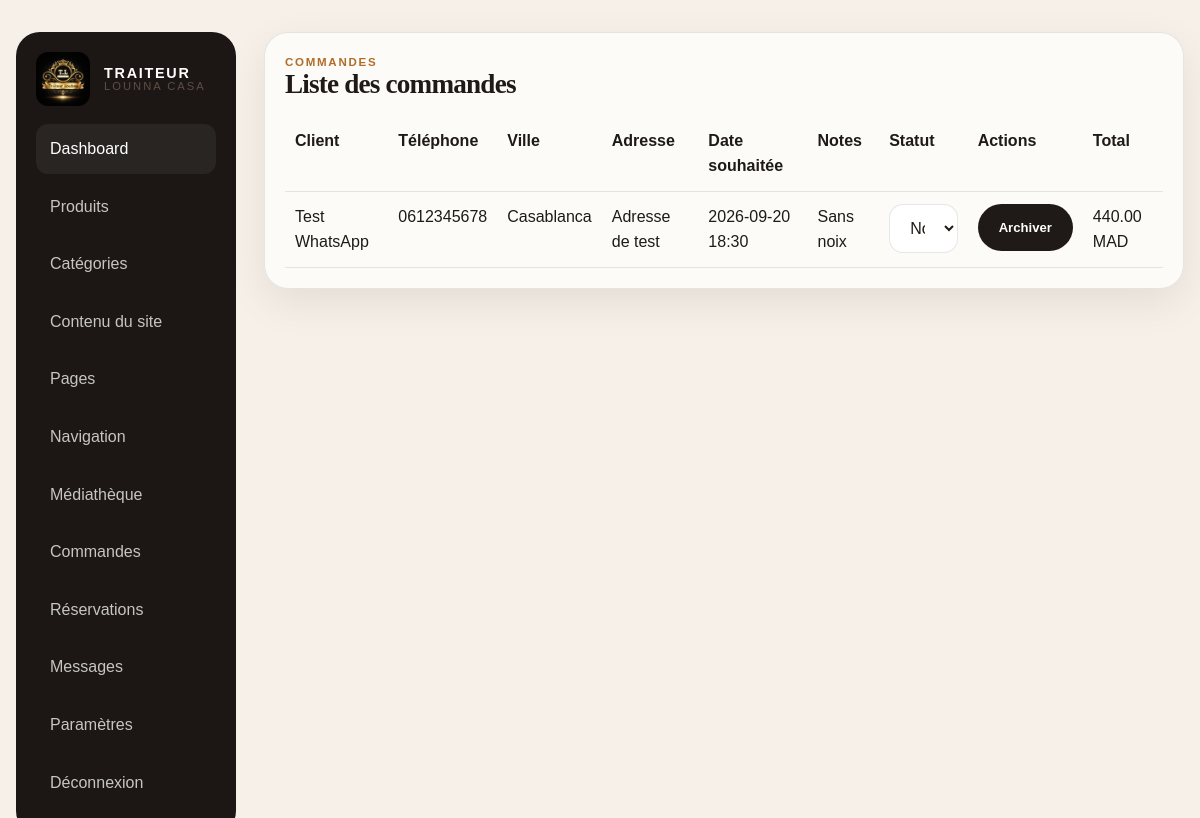
Page /admin/orders (signed in) on the committed database.
### tables this page shows
CREATE TABLE settings (
            id INTEGER PRIMARY KEY AUTOINCREMENT,
            key TEXT UNIQUE NOT NULL,
            value TEXT NOT NULL
        );

CREATE TABLE orders (
            id INTEGER PRIMARY KEY AUTOINCREMENT,
            customer_name TEXT NOT NULL,
            phone TEXT NOT NULL,
            email TEXT,
            address TEXT,
            items TEXT NOT NULL,
            total REAL NOT NULL,
            status TEXT DEFAULT 'new',
            created_at TEXT DEFAULT CURRENT_TIMESTAMP
        , city TEXT, preferred_datetime TEXT, notes TEXT);

### app.py (the view)
@app.route("/admin/orders")
def admin_orders():
    if not session.get("admin_logged_in"):
        return redirect(url_for("admin_login"))
    conn = get_db_connection()
    rows = conn.execute("SELECT * FROM orders ORDER BY id DESC").fetchall()
    conn.close()
    return render_template("admin/orders.html", orders=rows)

### app.py (called while the page is built)
def get_db_connection():
    conn = sqlite3.connect(app.config["DATABASE"])
    conn.row_factory = sqlite3.Row
    return conn

def is_admin_authenticated():
    return bool(session.get("admin_user_id"))

@app.before_request
def protect_admin_routes():
    if request.path.startswith("/admin") and request.endpoint not in {"admin_login", "admin_register"}:
        if not is_admin_authenticated():
            if request.path == "/admin/upload":
                return jsonify({"success": False, "message": "Unauthorized"}), 401
            return redirect(url_for("admin_login", next=request.path))

def normalize_lang(lang):
    return lang if lang in ("fr", "ar", "en") else "fr"

def get_translation(lang):
    lang = normalize_lang(lang)
    path = TRANSLATIONS_DIR / f"{lang}.json"
    try:
        with open(path, "r", encoding="utf-8") as file:
            return json.load(file)
    except FileNotFoundError:
        return {}

def get_settings_dict():
    conn = get_db_connection()
    rows = conn.execute("SELECT key, value FROM settings").fetchall()
    conn.close()
    settings = {row["key"]: row["value"] for row in rows}
    if settings.get("tiktok") == "https://www.tiktok.com/@traiteur_loubna_casa":
        settings["tiktok"] = "https://www.tiktok.com/@traiteur_loubna_casa/"
    return settings

def get_content_items(content_type=None, include_inactive=False):
    conn = get_db_connection()
    active_clause = "" if include_inactive else " AND active = 1"
    if content_type:
        rows = conn.execute(f"SELECT * FROM content_items WHERE content_type = ?{active_clause} ORDER BY sort_order, id", (content_type,)).fetchall()
    else:
        rows = conn.execute(f"SELECT * FROM content_items WHERE 1 = 1{active_clause} ORDER BY content_type, sort_order, id").fetchall()
    conn.close()
    return rows

def get_navigation_items():
    conn = get_db_connection()
    rows = conn.execute("SELECT * FROM navigation_items WHERE visible_nav = 1 ORDER BY sort_order, id").fetchall()
    conn.close()
    return rows

@app.context_processor
def inject_globals():
    lang = session.get("lang", "fr")
    translations = get_translation(lang)
    settings = get_settings_dict()
    return {
        "lang": lang,
        "translations": translations,
        "settings": settings,
        "cms_content": get_content_items(),
        "navigation_items": get_navigation_items(),
        "current_year": datetime.now().year,
    }

### templates/admin/orders.html (shortened to what this page needs)
{% extends 'admin/base.html' %}
{% block content %}
<div class="admin-card">
  <div class="eyebrow">Commandes</div>
  <h3>Liste des commandes</h3>
  {% if orders %}
  <div class="table-wrap">
    <table>
      <thead>
        <tr>
          <th>Client</th>
          <th>Téléphone</th>
          <th>Ville</th>
          <th>Adresse</th>
          <th>Date souhaitée</th>
          <th>Notes</th>
          <th>Statut</th>
          <th>Actions</th>
          <th>Total</th>
        </tr>
      </thead>
      <tbody>
        {% for order in orders %}
        <tr>
          <td>{{ order.customer_name }}</td>
          <td>{{ order.phone }}</td>
          <td>{{ order.city or '-' }}</td>
          <td>{{ order.address or '-' }}</td>
          <td>{{ order.preferred_datetime or '-' }}</td>
          <td>{{ order.notes or '-' }}</td>
          <td><form method="post" action="{{ url_for('admin_order_status', order_id=order.id) }}"><select name="status" onchange="this.form.submit()"><option value="new" {% if order.status == 'new' %}selected{% endif %}>Nouveau</option></select></form></td>
          <td><form method="post" action="{{ url_for('admin_order_delete', order_id=order.id) }}"><button class="button small dark" type="submit">Archiver</button></form></td>
          <td>{{ '%.2f'|format(order.total) }} MAD</td>
        </tr>
        {% endfor %}
      </tbody>
    </table>
  </div>
  {% else %}
  <div class="empty-state">Aucune commande pour le moment.</div>
  {% endif %}
</div>
{% endblock %}

### templates/admin/base.html (shortened to what this page needs)
<!DOCTYPE html>
<html lang="fr">
  <head>
    <link rel="stylesheet" href="{{ url_for('static', filename='style.css') }}" />
  </head>
  <body>
    <div class="container" style="padding: 32px 0;">
      <div class="admin-layout">
        <aside class="admin-sidebar">
          <div class="brand" style="margin-bottom: 18px;">
            {% if settings.get('logo') %}<img class="brand-logo" src="{{ settings.get('logo') }}" alt="{{ settings.get('company_name', 'TRAITEUR LOUNNA CASA') }}" />{% else %}<span class="brand-mark">TL</span>{% endif %}
            <span class="brand-text">
              <strong>TRAITEUR</strong>
              <small>LOUNNA CASA</small>
            </span>
          </div>
          <nav>
            <a href="{{ url_for('admin_dashboard') }}" class="active">Dashboard</a>
            <a href="{{ url_for('admin_products') }}">Produits</a>
            <a href="{{ url_for('admin_categories') }}">Catégories</a>
            <a href="{{ url_for('admin_content') }}">Contenu du site</a>
            <a href="{{ url_for('admin_pages') }}">Pages</a>
            <a href="{{ url_for('admin_navigation') }}">Navigation</a>
            <a href="{{ url_for('admin_media') }}">Médiathèque</a>
            <a href="{{ url_for('admin_orders') }}">Commandes</a>
            <a href="{{ url_for('admin_reservations') }}">Réservations</a>
            <a href="{{ url_for('admin_messages') }}">Messages</a>
            <a href="{{ url_for('admin_settings') }}">Paramètres</a>
            <a href="{{ url_for('admin_logout') }}">Déconnexion</a>
          </nav>
        </aside>
        <main>
          {% block content %}{% endblock %}
        </main>
      </div>
    </div>
  </body>
</html>

### static/style.css (style rules this page uses)
:root { --bg: #f6f0e8; --panel: #fffaf4; --panel-strong: #f2e5d3; --text: #1f1a17; --muted: #5e4d45; --accent: #b06d2a; --accent-dark: #7b4814; --sage: #82976d; --card: #fffdf9; --line: rgba(33, 26, 22, 0.1); --shadow: 0 14px 40px rgba(24, 16, 11, 0.08); --radius: 24px; --section: 116px; }
* { box-sizing: border-box; }
html { scroll-behavior: smooth; }
body { margin: 0; font-family: 'Manrope', sans-serif; background: var(--bg); color: var(--text); line-height: 1.6; }
img { max-width: 100%; display: block; }
a { color: inherit; text-decoration: none; }
button, input, textarea, select { font: inherit; }
.container { width: min(1200px, calc(100% - 32px)); margin: 0 auto; }
h1, h2, h3, h4, .display { font-family: 'Cormorant Garamond', serif; letter-spacing: -0.03em; line-height: 0.96; margin: 0 0 18px; color: var(--text); }
h3 { font-size: clamp(1.7rem, 2vw, 2.4rem); }
.brand { display: inline-flex; align-items: center; gap: 14px; flex-shrink: 0; }
.brand-logo { width: 54px; height: 54px; object-fit: contain; border-radius: 12px; }
.brand-text { display: flex; flex-direction: column; line-height: 1; }
.brand-text strong { font-size: 0.9rem; letter-spacing: 0.12em; }
.brand-text small { font-size: 0.7rem; letter-spacing: 0.18em; color: var(--muted); }
.button { display: inline-flex; align-items: center; justify-content: center; gap: 10px; padding: 16px 26px; border-radius: 999px; border: 1px solid transparent; cursor: pointer; transition: transform .2s ease, box-shadow .2s ease, background .2s ease; font-weight: 700; }
.button.dark { background: var(--text); color: #fff; }
.button.small { padding: 12px 20px; font-size: 0.82rem; }
.eyebrow { color: var(--accent); text-transform: uppercase; letter-spacing: 0.15em; font-size: 0.72rem; font-weight: 800; }
.info-card, .product-card, .event-card, .gallery-card, .service-card, .faq-item, .reservation-box, .order-panel, .checkout-card, .admin-card { background: rgba(255,255,255,0.7); border: 1px solid var(--line); border-radius: var(--radius); box-shadow: var(--shadow); }
.cart-panel, .order-layout, .reservation-layout, .contact-layout, .admin-layout, .dashboard-grid { display: grid; gap: 28px; }
.admin-layout { grid-template-columns: 220px 1fr; }
.order-panel, .checkout-card, .reservation-box, .contact-box, .admin-card { padding: 24px; }
input, textarea, select { width: 100%; background: #fff; border: 1px solid var(--line); border-radius: 14px; padding: 14px 16px; color: var(--text); }
.admin-sidebar { background: #1c1715; border-radius: 24px; padding: 20px; color: #fff; }
.admin-sidebar a { display: flex; justify-content: space-between; align-items: center; padding: 12px 14px; border-radius: 12px; color: rgba(255,255,255,0.75); margin-bottom: 8px; }
.admin-sidebar a.active, .admin-sidebar a:hover { background: rgba(255,255,255,0.06); color: #fff; }
.admin-card { padding: 20px; }
.admin-card h3 { margin-bottom: 18px; }
.table-wrap { overflow-x: auto; }
table { width: 100%; border-collapse: collapse; }
th, td { padding: 12px 10px; text-align: left; border-bottom: 1px solid var(--line); vertical-align: top; }

### rows in the picture
settings: get (picture)
orders: customer_name "Test WhatsApp", phone "0612345678", city "Casablanca", address "Adresse de test", preferred_datetime "2026-09-20 18:30", notes "Sans noix", status "Nouveau", total "440.00"
